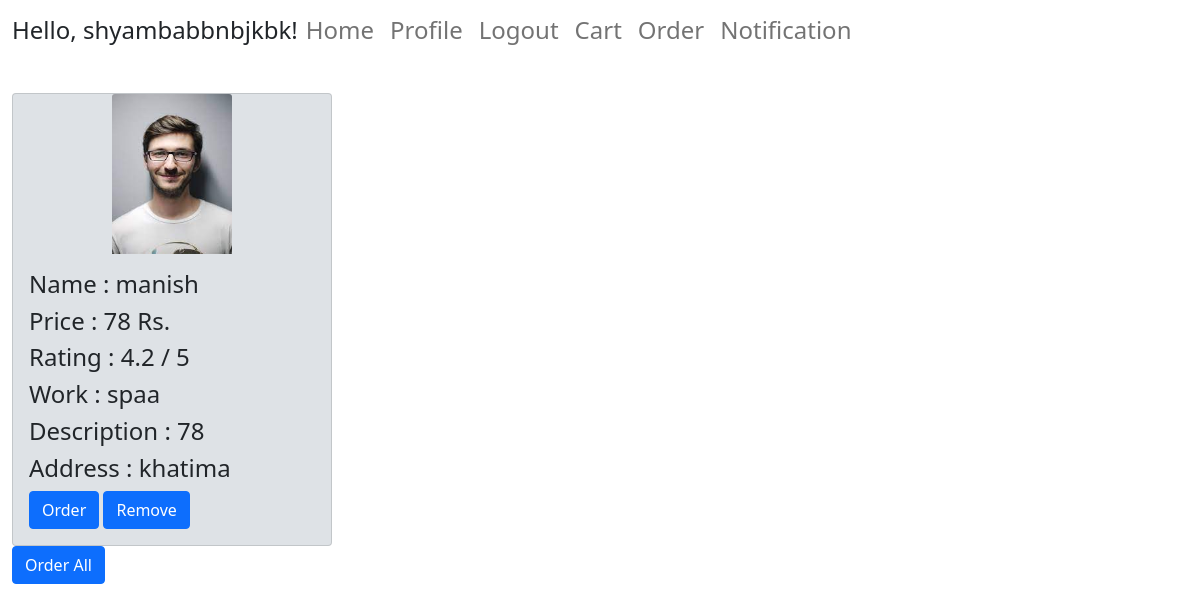
The app's page /cart (signed in) with its own data.
### user/models.py (models this page shows, shortened)
class Employee(models.Model):
    user_id = models.CharField(max_length=100 , default=None)
    service = models.CharField(max_length=100 )
    name = models.CharField(max_length=100 )
    category = models.CharField(max_length=100 , default=None)
    cost = models.IntegerField(default = 0)
    rating = models.FloatField(default = 4.2)
    description = models.TextField(default = None)
    address = models.TextField(blank = True , default = None)
    image = models.FileField(upload_to = 'user/static/user/image')

### user/view/cart.py (the view)
# urls.py: path('cart' , cart , name = 'cart'),
@login_required(login_url='/login')
def cart(req):
    if req.user.is_authenticated:
        user_obj = req.user
        profile_obj = Profile.objects.filter(user = user_obj).first()
        if profile_obj is None:
            return redirect('/login')
    emplist = []
    user_obj = req.user
    choose_obj = Choose.objects.filter(user_id = user_obj.id , cart = True  ).all().order_by("-order_date")
    for emp in choose_obj:
        data=Employee.objects.filter(pk = emp.emp_id).first()
        user_obj = User.objects.filter(pk = emp.user_id).first()
        profile_obj = Profile.objects.filter(user = user_obj).first()
        if profile_obj is None:
            return redirect('/login')
        if data.category == "None":
            work = data.service
        else:
            work = data.category
        Disc={"name":data.name,"image":data.image,"description":data.description,"cost":data.cost,"rating":data.rating,"work":work,"dataID":emp.id , "address":data.address}
        emplist.append(Disc)
    return render(req , 'user/cart.html' , { 'present': len(emplist) ,  'employees' : emplist , 'user_id' : user_obj.id})

### user/templates/user/cart.html
{% extends 'user/base.html' %}
{% block content %}
{% load static %}
{% if present == 0 %}
    <h2 class = " d-flex justify-content-center align-items-center">No cart available</h2>
{% else %}
            <div class="card-group">
                {% for employee in employees %}
                <div class="col" >
                    <div class="card" style="width: 20rem; background-color:#dee2e6;">
                        <img class="card-img-top" style="margin-left: auto;margin-right: auto; width:10vw; height: 20vh"src = "{% static employee.image %}" style="width: 20%; height:10vw;" alt="Card image cap">
                        <div class="card-body">
                            <h4> Name : {{employee.name}}</h4>
                            <h4> Price : {{employee.cost}} Rs.</h4>
                            <h4> Rating : {{employee.rating}} / 5</h4>
                            <h4> Work : {{employee.work}} </h4>
                            <h4> Description : {{employee.description}}</h4>
                            <h4> Address : {{employee.address}}</h4>
                            <button type="button" class="btn btn-primary"> <a href = "{% url 'checkout' order_pk=employee.dataID %}" style = "text-decoration: none; color:white" >Order</a> </button>
                            <button type="button" class="btn btn-primary"> <a href = "{% url 'remove' order_pk=employee.dataID %}" style = "text-decoration: none; color:white" >Remove</a> </button>
                        </div>
                    </div>
                </div>
                {% endfor %}
            </div>
<button type="button" class="btn btn-primary"> <a href = "{% url 'checkout' order_pk=1 user_pk=user_id %}" style = "text-decoration: none; color:white" >Order All</a> </button>
{% endif %}
{% endblock %}

### user/templates/user/base.html (shortened to what this page needs)
<html>
  <head>
    <link href="https://cdn.jsdelivr.net/npm/bootstrap@5.1.3/dist/css/bootstrap.min.css" rel="stylesheet">
  </head>
  <body >
  <div class="container-fluid" >
    <nav class="navbar navbar-expand-lg navbar-light ">
      <h4>Hello, {{ user.username|default:'Guest' }}! </h4>
      <div class="collapse navbar-collapse" id="navbarNav">
        <ul class="navbar-nav">
        <li class="nav-item active">
            <h4><a class="nav-link" href="{% url 'user'%} ">Home </a></h4>
        </li>
      {% if user.is_authenticated %}
        <li class="nav-item active">
            <h4><a class="nav-link" href="{% url 'profile'%} ">Profile </a></h4>
        </li>
        <li class="nav-item active">
            <h4><a class="nav-link" href="{% url 'logout'%} ">Logout </a></h4>
        </li>
        <li class="nav-item">
            <h4><a class="nav-link" href="{% url 'cart'%}">Cart</a></h4>
        </li>
        <li class="nav-item">
            <h4><a class="nav-link" href="{% url 'order'%}">Order</a></h4>
        </li>
        <li class="nav-item">
          <h4><a class="nav-link" href="{% url 'notification'%}">Notification</a></h4>
        </li>
        </ul>
      </div>
      {% endif %}
    </nav>
    <br>
    {% block content %}
    {% endblock %}
  </div>
  </body>
</html>

### records on screen
Employee: image (picture), name "manish", rating "4.2", work "spaa", description "78", address "khatima"

### other values on screen
{{ user.username|default:'Guest' }} "shyambabbnbjkbk"
{{ employee.cost }} "78"
